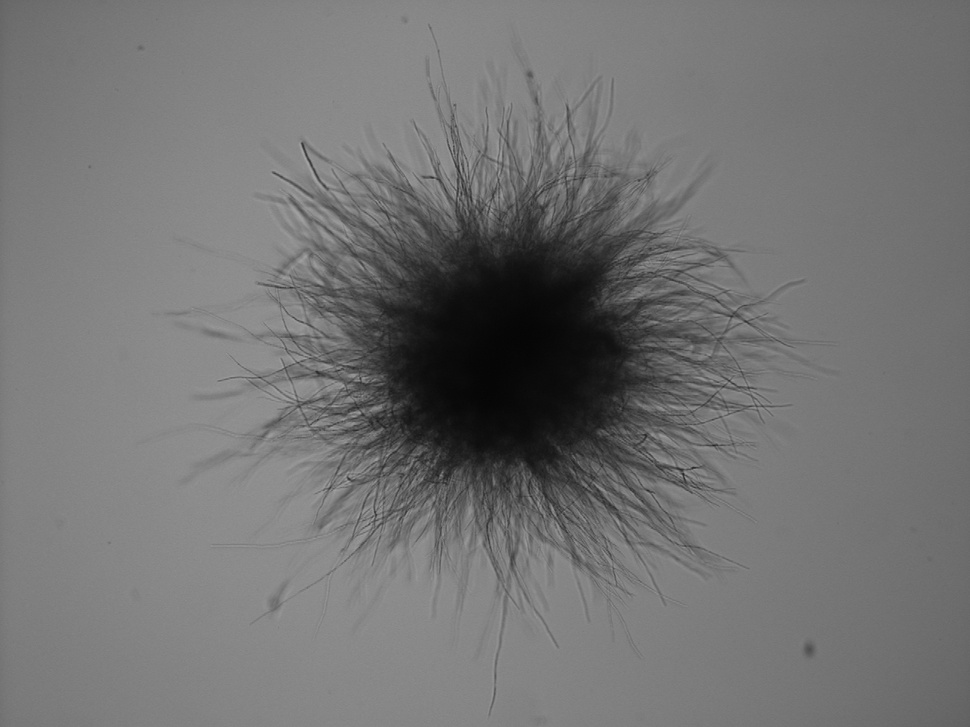
#> input picture Input/Pellets/A.niger D353.8.jpg, 970 x 727 px, shrunk from 1292 x 968 before the run, found by its file name; its folder holds only this picture in this run
$ python Pellets.py
#> lines starting #> are read from the running program, lines starting #| are printed output that depends on the picture; after the words box and inside, x2 and y2 are one past the last pixel; in counts of white or black regions, pixels touching at a corner belong together
from tkinter import Scale
import cv2
import numpy as np
import matplotlib.pyplot as plt
import os
import argparse
import csv
from tqdm import tqdm
import json


def calculate_circularity(area, perimeter):
    if perimeter == 0:
        return 0
    return (4 * np.pi * area) / (perimeter ** 2)


def calculate_average_peripheral_max_distances(peripheral_mask, angle=0.1):
    points = np.column_stack(np.where(peripheral_mask > 0))[:, ::-1]

    if points.shape[0] == 0:
        return 0, np.array([])

    center = points.mean(axis=0)

    vecs = points - center
    angles = (np.degrees(np.arctan2(vecs[:,1], vecs[:,0])) + 360) % 360

    angle_bins = np.floor(angles / angle).astype(int)

    num_bins = int(360 / angle)

    max_distances = []
    max_distance_points = []
    for bin_idx in range(num_bins):

        bin_points = points[angle_bins == bin_idx]
        if len(bin_points) < 1:
            continue

        distances = np.linalg.norm(bin_points - center, axis=1)

        max_distance = np.max(distances)
        max_distances.append(max_distance)

        max_idx = np.argmax(distances)

        max_distance_point = bin_points[max_idx]
        max_distance_points.append(max_distance_point)

    if len(max_distances) == 0:
        return 0, np.array([])

    return max_distance, np.array(max_distance_points)

def calc_peripheral_area_from_peripheral_mask(peripheral_mask, angle=10, threshold_num = 100):

    max_distance_value, max_distance_points = calculate_average_peripheral_max_distances(peripheral_mask)
    points = max_distance_points

    if points.shape[0] == 0:
        return 0, None, 0

    center = points.mean(axis=0)

    vecs = points - center
    angles = (np.degrees(np.arctan2(vecs[:,1], vecs[:,0])) + 360) % 360

    angle_bins = np.floor(angles / angle).astype(int)

    num_bins = int(360 / angle)

    distances = np.linalg.norm(points - center, axis=1)
    max_distances_mean_dist = np.mean(distances)
    max_distances_std_dist = np.std(distances)

    pellet_radius_piexl = max_distances_mean_dist

    filtered_points = []
    for bin_idx in range(num_bins):

        bin_points = points[angle_bins == bin_idx]
        if len(bin_points) < 2:
            continue

        distances = np.linalg.norm(bin_points - center, axis=1)

        mean_dist = max_distances_mean_dist
        std_dist = max_distances_std_dist

        threshold_num = 100

        threshold = min(mean_dist + threshold_num * std_dist, np.max(distances))
        valid_indices = np.where(distances <= threshold)[0]

        if len(valid_indices) == 0:
            valid_indices = np.arange(len(bin_points))

        if len(valid_indices) > 0:
            filtered_points.extend(bin_points[valid_indices])

    filtered_points = np.array(filtered_points)
    if len(filtered_points) < 5:
        if len(points) >= 5:
            filtered_points = points
        else:
            return 0, None, 0

    fitted_convex = cv2.fitEllipse(filtered_points.astype(np.int32))

    (xc, yc), (d1, d2), fitted_convex_angle = fitted_convex

    min_fitted_convex_area = np.pi * 10 * 10
    fitted_convex_area = np.pi * (d1 / 2) * (d2 / 2)

    return fitted_convex_area, fitted_convex, pellet_radius_piexl

def calculate_fitted_convex_perimeter(a, b):
    h = ((a - b) ** 2) / ((a + b) ** 2)
    perimeter = np.pi * (a + b) * (1 + (3 * h) / (10 + np.sqrt(4 - 3 * h)))
    return perimeter


def calculate_diameter_projections(contour):
    rect = cv2.minAreaRect(contour)
    (cx, cy), (width, height), angle = rect
    longest_projection = max(width, height)
    shortest_projection = min(width, height)
    return {
        'longest_projection': longest_projection,
        'shortest_projection': shortest_projection
    }


def calculate_average_core_max_distances(core_mask, angle=0.1):

    points = np.column_stack(np.where(core_mask > 0))[:, ::-1]

    if points.shape[0] == 0:
        return 0, np.array([])

    center = points.mean(axis=0)

    vecs = points - center
    angles = (np.degrees(np.arctan2(vecs[:,1], vecs[:,0])) + 360) % 360

    angle_bins = np.floor(angles / angle).astype(int)

    num_bins = int(360 / angle)

    max_distances = []
    max_distance_points = []
    for bin_idx in range(num_bins):

        bin_points = points[angle_bins == bin_idx]
        if len(bin_points) < 1:
            continue

        distances = np.linalg.norm(bin_points - center, axis=1)

        max_distance = np.max(distances)
        max_distances.append(max_distance)

        max_idx = np.argmax(distances)

        max_distance_point = bin_points[max_idx]
        max_distance_points.append(max_distance_point)

    if len(max_distances) == 0:
        return 0, np.array([])

    core_average_radius_pixel = np.mean(max_distances)

    return core_average_radius_pixel, np.array(max_distance_points)

def process_image(image_path, Flat_field_img=None, flat_field_normalized=None, scale=0.793398):

#> called with image_path = 'input/Pellets/A.niger D353.8.jpg', scale = 2.15
    image = cv2.imread(image_path)
#> image is the input picture: shape (727, 970, 3); min 5, max 167, mean 114.9
    gray = cv2.cvtColor(image, cv2.COLOR_BGR2GRAY)

    if Flat_field_img is not None:
        gray = (cv2.min(gray / flat_field_normalized, 255)).astype(np.uint8)

    gray = 255 - gray

    _, origin_binary = cv2.threshold(gray, 0, 255, cv2.THRESH_BINARY + cv2.THRESH_OTSU)
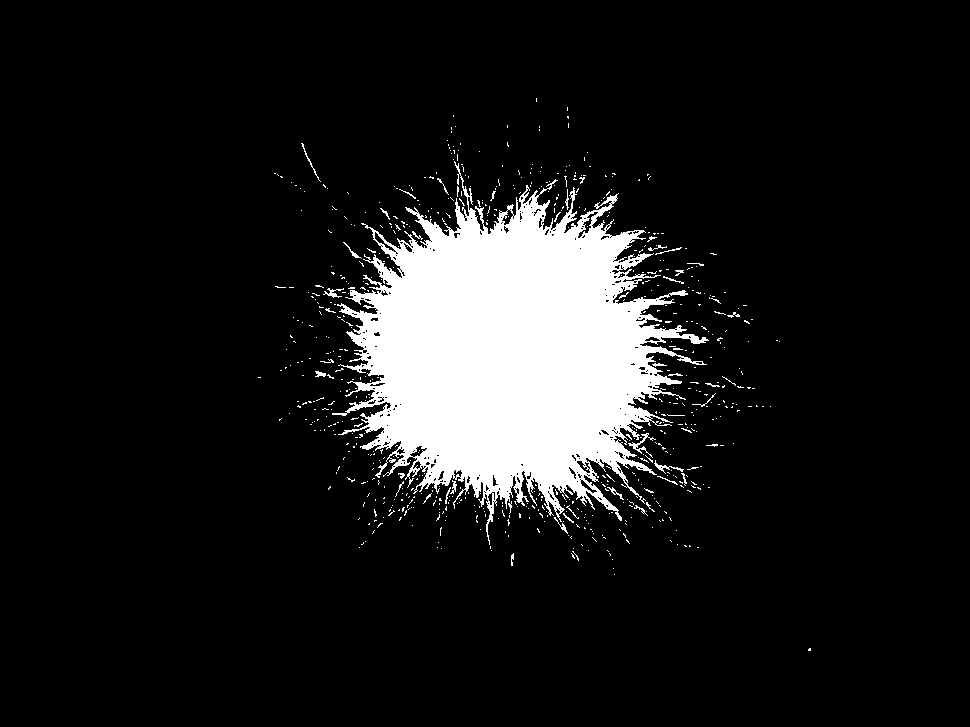
#> origin_binary: shape (727, 970); 10.6% white; 699 white regions (657 under 20 px), largest, box (x1, y1, x2, y2) and area: (332, 161, 709, 545) 71047, (628, 433, 656, 458) 132, (654, 460, 684, 474) 89
    binary_edge = cv2.adaptiveThreshold(gray, 255, cv2.ADAPTIVE_THRESH_GAUSSIAN_C, cv2.THRESH_BINARY, 21, -10)
#> binary_edge: shape (727, 970); 3.7% white in thin lines or dots, all inside (x1, y1, x2, y2) = (89, 20, 812, 716)

    initial_core_binary = np.bitwise_and(origin_binary, 255 - binary_edge)
#> initial_core_binary: shape (727, 970); 9.1% white; 488 white regions (481 under 20 px), largest, box (x1, y1, x2, y2) and area: (344, 194, 683, 510) 63055, (596, 195, 616, 209) 82, (681, 334, 703, 343) 70
    finetune_core_binary = cv2.adaptiveThreshold(initial_core_binary, 255, cv2.ADAPTIVE_THRESH_GAUSSIAN_C, cv2.THRESH_BINARY_INV, 21, -10)
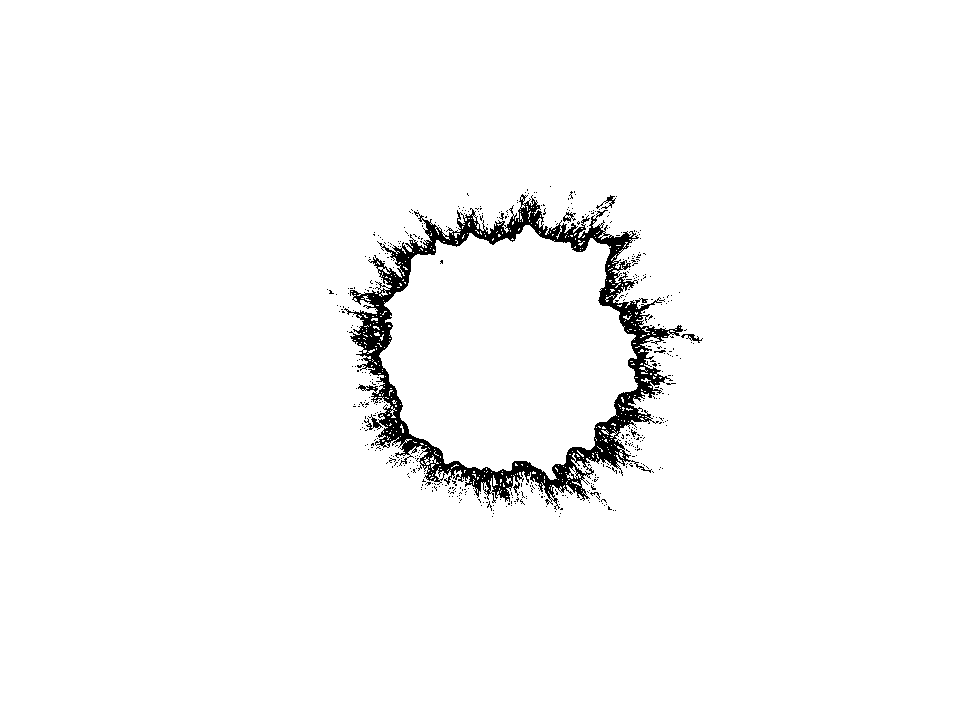
#> finetune_core_binary: shape (727, 970); 97.5% white; 489 black regions (482 under 20 px), largest, box (x1, y1, x2, y2) and area: (344, 194, 683, 510) 16302, (596, 195, 616, 209) 82, (681, 334, 703, 343) 70
    core_binary = np.bitwise_and(initial_core_binary, finetune_core_binary)
#> core_binary: shape (727, 970); 6.6% white; 1 white region, box (x1, y1, x2, y2) and area: (379, 225, 638, 480) 46744

    binary = cv2.bitwise_or(origin_binary, binary_edge)
#> binary: shape (727, 970); 12.8% white; 1424 white regions (1197 under 20 px), largest, box (x1, y1, x2, y2) and area: (288, 125, 710, 581) 72975, (217, 357, 331, 428) 502, (628, 433, 706, 474) 386

    kernel_size = 11
    kernel = np.zeros((kernel_size, kernel_size), np.uint8)
    cv2.circle(kernel, (kernel_size // 2, kernel_size // 2), kernel_size // 2, 1, -1)
    closing = cv2.morphologyEx(binary, cv2.MORPH_CLOSE, kernel, iterations=5)
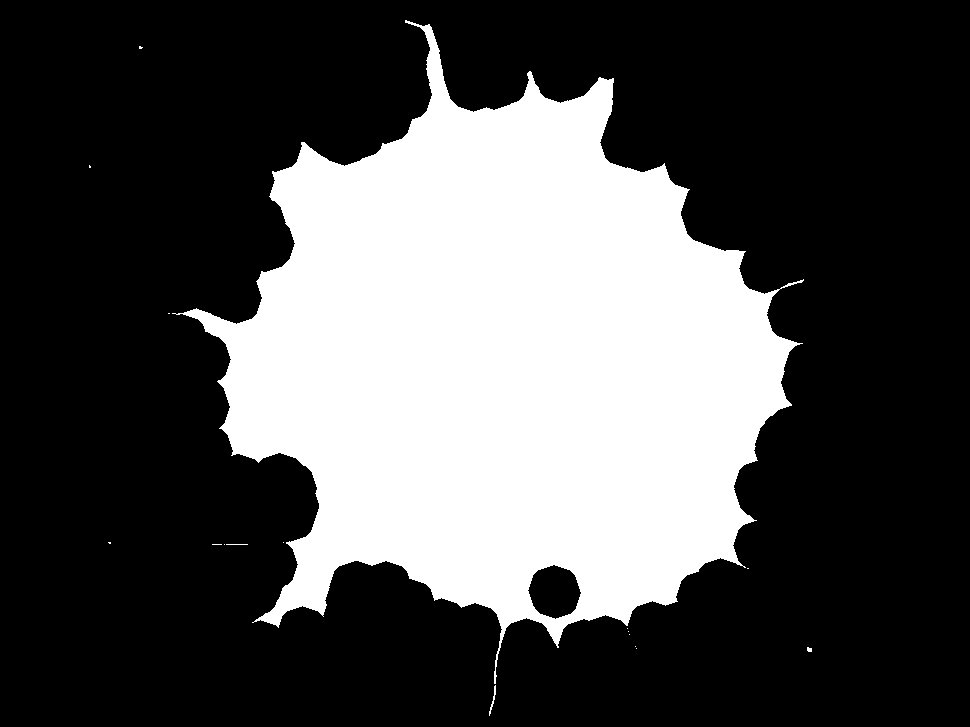
#> closing: shape (727, 970); 31.1% white; 17 white regions (13 under 20 px)

    outer_contours, _ = cv2.findContours(closing, cv2.RETR_EXTERNAL, cv2.CHAIN_APPROX_SIMPLE)
#> outer_contours = 17 contours, 15 with area under 20; largest, box (x1, y1, x2, y2) and area: (172, 20, 804, 684) 219870, (489, 685, 496, 716) 25
    largest_outer_contour = max(outer_contours, key=cv2.contourArea)
#> largest_outer_contour = contour of 1549 points, box (x1, y1, x2, y2) (172, 20, 804, 684), area 219870
    outer_hull = cv2.convexHull(largest_outer_contour)
#> outer_hull = contour of 16 points, box (x1, y1, x2, y2) (172, 20, 804, 684), area 298733

    core_contours, _ = cv2.findContours(core_binary, cv2.RETR_EXTERNAL, cv2.CHAIN_APPROX_SIMPLE)
#> core_contours = 1 contour; box (x1, y1, x2, y2) and area: (379, 225, 638, 480) 46334
    largest_core_contour = max(core_contours, key=cv2.contourArea)
#> largest_core_contour = contour of 486 points, box (x1, y1, x2, y2) (379, 225, 638, 480), area 46334
    core_hull = cv2.convexHull(largest_core_contour)
#> core_hull = contour of 30 points, box (x1, y1, x2, y2) (379, 225, 638, 480), area 51846

    core_mask = np.zeros_like(binary)
    cv2.drawContours(core_mask, [largest_core_contour], -1, 255, -1)
#> core_mask: shape (727, 970); 6.6% white; 1 white region, box (x1, y1, x2, y2) and area: (379, 225, 638, 480) 46792

    temp_outer_mask = np.zeros_like(binary)
    cv2.drawContours(temp_outer_mask, [outer_hull], -1, 255, -1)
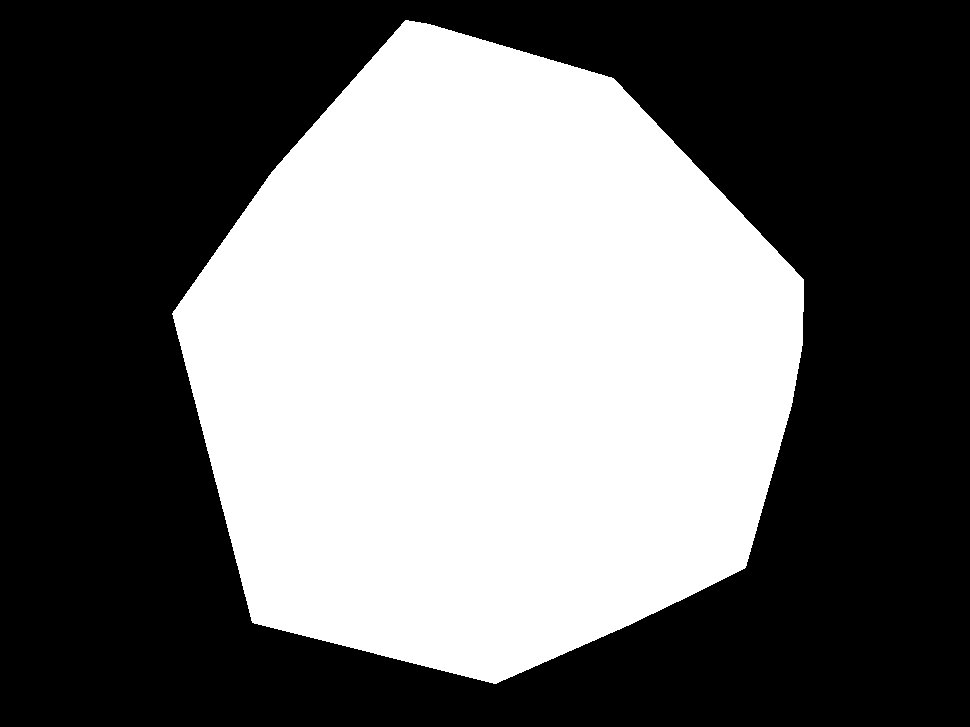
#> temp_outer_mask: shape (727, 970); 42.5% white; 1 white region, box (x1, y1, x2, y2) and area: (172, 20, 804, 684) 299648

    peripheral_mask = np.bitwise_and(np.bitwise_and(binary_edge, temp_outer_mask), 255 - core_mask)
#> peripheral_mask: shape (727, 970); 3.6% white in thin lines or dots, all inside (x1, y1, x2, y2) = (172, 20, 804, 684)

    outer_area = cv2.contourArea(outer_hull)
#> outer_area = 298733
    core_projected_area = cv2.contourArea(largest_core_contour)
#> core_projected_area = 46334
    core_projected_area_scaled = core_projected_area * (scale ** 2)
#> core_projected_area_scaled = 213728.9

    peripheral_projected_area = peripheral_mask.sum() / 255
#> peripheral_projected_area = 25630
    peripheral_projected_area_scaled = peripheral_projected_area * (scale ** 2)
#> peripheral_projected_area_scaled = 118225.7

    core_average_radius_pixel, _ = calculate_average_core_max_distances(core_mask)
#> in calculate_average_core_max_distances, `points = np.column_stack(np.where(core_mask > 0))[:, ::-1]`: points = 46792 pairs, first value 379 to 637, second value 225 to 479
#> in calculate_average_core_max_distances, `center = points.mean(axis=0)`: center = [507.2, 350.4]
#> in calculate_average_core_max_distances, `vecs = points - center`: vecs = 46792 pairs, first value -128.2 to 129.8, second value -125.4 to 128.6
#> the loop in calculate_average_core_max_distances, `for bin_idx in range(num_bins): ` made 3600 passes
#> (max_distance, max_idx, max_distance_point) on passes 4 to 6: (120.8, 29, [628, 351]), (90.85, 18, [598, 351]), (71.85, 11, [579, 351])
#> after the loop in calculate_average_core_max_distances, `for bin_idx in range(num_bins):`: max_distance_points = 3564 pairs, first value 379 to 637, second value 225 to 479; max_distances = 3564 values, max 145.2 at index 3098, min 16.57 at index 3302, mean 116.8
#> in calculate_average_core_max_distances, `core_average_radius_pixel = np.mean(max_distances)`: core_average_radius_pixel = 116.8
#> core_average_radius_pixel = 116.8
    core_average_radius_pixel_scaled = core_average_radius_pixel * scale
#> core_average_radius_pixel_scaled = 250.8

    outer_area_fitted_convex, outer_fitted_convex, pellet_radius_pixel = calc_peripheral_area_from_peripheral_mask(peripheral_mask)
#> in calculate_average_peripheral_max_distances, `points = np.column_stack(np.where(peripheral_mask > 0))[:, ::-1]`: points = 25630 pairs, first value 172 to 803, second value 20 to 683
#> in calculate_average_peripheral_max_distances, `center = points.mean(axis=0)`: center = [502.3, 360.5]
#> in calculate_average_peripheral_max_distances, `vecs = points - center`: vecs = 25630 pairs, first value -330.3 to 300.7, second value -340.5 to 322.5
#> the loop in calculate_average_peripheral_max_distances, `for bin_idx in range(num_bins): ` made 3600 passes
#> (distances, max_distance, max_idx, max_distance_point) on passes 4, 7, 9: ([233.7], 233.7, 0, [736, 362]), ([213.8, 218.8, 219.8, 220.8, 221.8, 233.8, 234.8], 234.8, 6, [737, 363]), ([234.8], 234.8, 0, [737, 364])
#> after the loop in calculate_average_peripheral_max_distances, `for bin_idx in range(num_bins):`: max_distance_points = 3483 pairs, first value 172 to 803, second value 20 to 683; max_distances = 3483 values, max 361.9 at index 1310, min 113.9 at index 1111, mean 226.4
#> in calc_peripheral_area_from_peripheral_mask, `max_distance_value, max_distance_points = calculate_average_peripheral..`: max_distance_value = 232.7
#> in calc_peripheral_area_from_peripheral_mask, `points = max_distance_points`: points has the same summary as max_distance_points in calculate_average_peripheral_max_distances
#> in calc_peripheral_area_from_peripheral_mask, `center = points.mean(axis=0)`: center = [503.2, 361.5]
#> in calc_peripheral_area_from_peripheral_mask, `vecs = points - center`: vecs = 3483 pairs, first value -331.2 to 299.8, second value -341.5 to 321.5
#> in calc_peripheral_area_from_peripheral_mask, `angles = (np.degrees(np.arctan2(vecs[:,1], vecs[:,0])) + 360) % 360`: angles = 3483 values, max 359.9 at index 0, min 0.126 at index 2, mean 178.7
#> in calc_peripheral_area_from_peripheral_mask, `angle_bins = np.floor(angles / angle).astype(int)`: angle_bins = 3483 values, max 35 at index 0, min 0 at index 2, mean 17.37
#> in calc_peripheral_area_from_peripheral_mask, `distances = np.linalg.norm(points - center, axis=1)`: distances = 3483 values, max 361.9 at index 1310, min 113.3 at index 1111, mean 226.4
#> in calc_peripheral_area_from_peripheral_mask, `max_distances_mean_dist = np.mean(distances)`: max_distances_mean_dist = 226.4
#> in calc_peripheral_area_from_peripheral_mask, `max_distances_std_dist = np.std(distances)`: max_distances_std_dist = 38.05
#> in calc_peripheral_area_from_peripheral_mask, `pellet_radius_piexl = max_distances_mean_dist`: pellet_radius_piexl = 226.4
#> the loop in calc_peripheral_area_from_peripheral_mask, `for bin_idx in range(num_bins): ` made 36 passes
#> threshold on passes 1 to 8: 291.1, 274.1, 272.3, 298.4, 317.4, 295.9, 284.9, 290.7
#> after the loop in calc_peripheral_area_from_peripheral_mask, `for bin_idx in range(num_bins):`: filtered_points has the same summary as max_distance_points in calculate_average_peripheral_max_distances
#> in calc_peripheral_area_from_peripheral_mask, `fitted_convex = cv2.fitEllipse(filtered_points.astype(np.int32))`: fitted_convex = ((503.5, 360.6), (471, 496.1), 114.7)
#> in calc_peripheral_area_from_peripheral_mask, `(xc, yc), (d1, d2), fitted_convex_angle = fitted_convex`: xc = 503.5; yc = 360.6; d1 = 471; d2 = 496.1; fitted_convex_angle = 114.7
#> in calc_peripheral_area_from_peripheral_mask, `fitted_convex_area = np.pi * (d1 / 2) * (d2 / 2)`: fitted_convex_area = 183527.5
#> outer_area_fitted_convex = 183527.5; outer_fitted_convex = ((503.5, 360.6), (471, 496.1), 114.7); pellet_radius_pixel = 226.4
    pellet_radius_pixel_scaled = pellet_radius_pixel * scale
#> pellet_radius_pixel_scaled = 486.2

    fitted_convex_img = image.copy()
    outer_mask = None
    if outer_fitted_convex is None:

        outer_mask = temp_outer_mask
        major_axis = 0
        minor_axis = 0
        fitted_hypothetical_convex_perimeter = 0
        outer_circularity = 0
        fitted_hypothetical_convex_area = 0
    else:

        outer_mask = np.zeros_like(binary)
        cv2.ellipse(outer_mask, outer_fitted_convex, 255, -1)
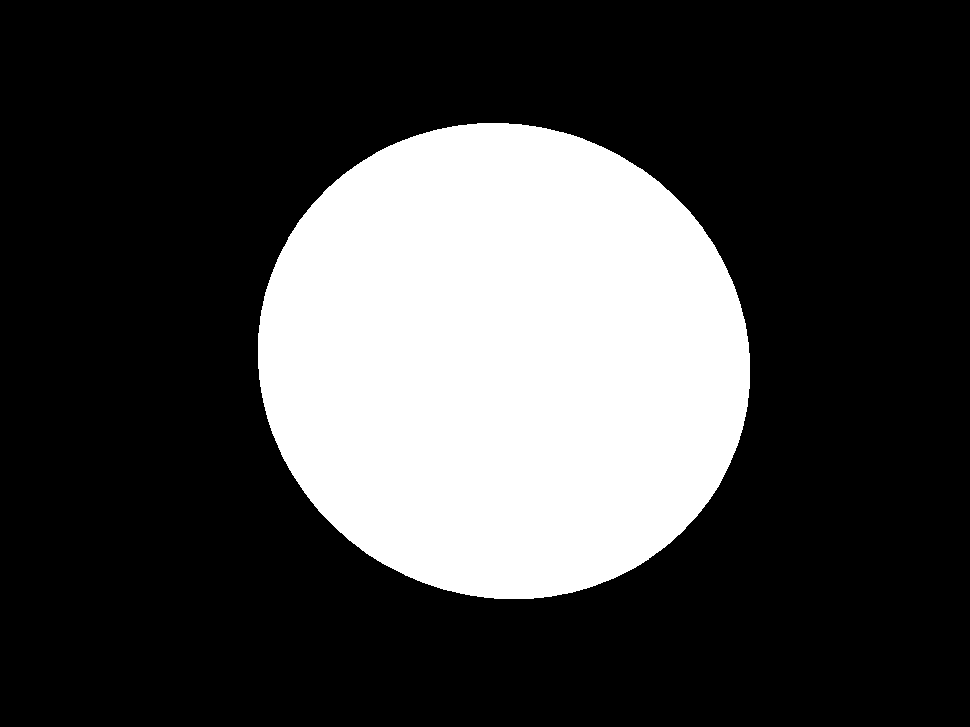
#> outer_mask: shape (727, 970); 26.1% white; 1 white region, box (x1, y1, x2, y2) and area: (258, 123, 750, 599) 184038
        cv2.ellipse(fitted_convex_img, outer_fitted_convex, (0, 255, 0), 2)
#> fitted_convex_img: shape (727, 970, 3); 0.64% of pixels changed, all inside (x1, y1, x2, y2) = (257, 122, 751, 600)
        (xc, yc), (d1, d2), angle = outer_fitted_convex
#> xc = 503.5; yc = 360.6; d1 = 471; d2 = 496.1; angle = 114.7
#> (the rest of the program and of its run is left out)
